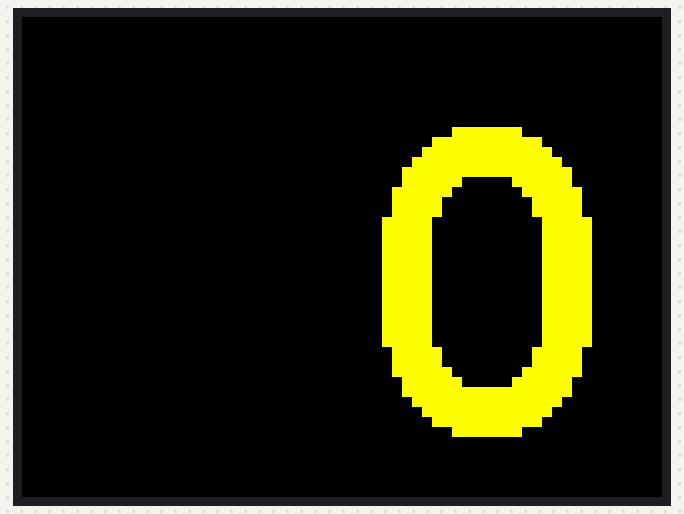
Bench run of a sketch on a simulated Arduino Uno, built with avr-gcc and run on an emulated ATmega328P. Parts: 320×240 colour display. What the sketch prints to the serial monitor is not drawn.

Above: at 0.4 s.

The sketch:

tft_wind.ino
```cpp
#include <Adafruit_GFX.h>    // Core graphics library
#include <Adafruit_TFTLCD.h> // Hardware-specific library
#include <TouchScreen.h>
#include <Fonts/FreeMonoBold24pt7b.h>


//WINDSPEED and NMEA stuff
// stuff for NMEA
const byte buff_len = 90;
char CRCbuffer[buff_len];

// create pre-dfined strings to control flexible output formatting
String sp = " ";
String delim = ",";
String splat = "*";
String reference = "R";
String units = "N";
String valid = "A";
String msg = "";

#define BOUNCE 25
#define WINDPIN 18
#define WINDPIN_GND 19

const float KNOTS_PER_HZ = 2.17244;
const float MILLIS_PER_SEC = 1000;
const float AVERAGE_INTERVALS = 5;
const long NOWIND_TIME = 5;
const int SPEEDS_STORED = 80;
const int LOOP_DELAY = 250;

volatile long now = millis();
volatile float MA_interval = 1000;
volatile float windspeed = 0;
volatile int num_old = 0;
volatile unsigned long speeds[SPEEDS_STORED] = {0};
volatile long index = 0;
volatile float gust = 0;
volatile float max_gust = 0;
volatile int write_index = 0;

// TOUCHSCREEN STUFF from TFT-LCD paint sketch
#define TS_MINX 150
#define TS_MINY 120
#define TS_MAXX 920
#define TS_MAXY 940

#define MINPRESSURE 10
#define MAXPRESSURE 1000

#define YP A3  // must be an analog pin, use "An" notation!
#define XM A2  // must be an analog pin, use "An" notation!
#define YM 9   // can be a digital pin
#define XP 8   // can be a digital pin

// For better pressure precision, we need to know the resistance
// between X+ and X- Use any multimeter to read it
// For the one we're using, its 300 ohms across the X plate
TouchScreen ts = TouchScreen(XP, YP, XM, YM, 300);

// The control pins for the LCD can be assigned to any digital or
// analog pins...but we'll use the analog pins as this allows us to
// double up the pins with the touch screen (see the TFT paint example).
#define LCD_CS A3 // Chip Select goes to Analog 3
#define LCD_CD A2 // Command/Data goes to Analog 2
#define LCD_WR A1 // LCD Write goes to Analog 1
#define LCD_RD A0 // LCD Read goes to Analog 0

#define LCD_RESET A4 // Can alternately just connect to Arduino's reset pin

// Assign human-readable names to some common 16-bit color values:
#define	BLACK   0x0000
#define	BLUE    0x001F
#define	RED     0xF800
#define	GREEN   0x07E0
#define CYAN    0x07FF
#define MAGENTA 0xF81F
#define YELLOW  0xFFE0
#define WHITE   0xFFFF

Adafruit_TFTLCD tft(LCD_CS, LCD_CD, LCD_WR, LCD_RD, LCD_RESET);

void setup(void) {
  // tft stuff
  tft.reset();
  uint16_t identifier = 0x9341;

  tft.begin(identifier);
  tft.fillScreen(BLACK);
  tft.setRotation(1);

  //wind and NMEA
  Serial.begin(4800);
  pinMode(WINDPIN, INPUT_PULLUP);
  pinMode(WINDPIN_GND, OUTPUT);
  digitalWrite(WINDPIN_GND, LOW);
  attachInterrupt(digitalPinToInterrupt(WINDPIN), pulse, FALLING);
  now = millis();

  text(88);
  tft.fillScreen(BLACK);
}


void loop() {
  if((millis() - now) > (NOWIND_TIME * MILLIS_PER_SEC)){
    windspeed = 0;
  }

// store speeds and find gust speed and max gust
  speeds[index] = windspeed;
  index = (index + 1) % SPEEDS_STORED;
  gust = 0;
  for(int ii = 0; ii < SPEEDS_STORED; ii++){
    if(speeds[ii] > gust){
      gust = speeds[ii];
    }
  }
  if(gust > max_gust){
    max_gust = gust;
  }

  if(write_index++ == 0){
      // build msg
      // $--MWV,x.x,a,x.x,a*hh<CR><LF>
      char strAngle[8];
      char strSpeed[8];
      float angle = 0;
      String cmd = "$WIMWV";    // a command name
      dtostrf(angle, 4, 1, strAngle);   // format float value to string XX.X
      dtostrf(windspeed, 4, 1, strSpeed);
      msg = cmd + delim + strAngle + delim + reference + delim + strSpeed + delim + units + delim + valid + splat;
      outputMsg(msg); // print the entire message string, and append the CRC
  }
  write_index %= 4;


  // Write windspeed
  text(windspeed);


/*
  // Read screen
  TSPoint p = ts.getPoint();
   if (p.z > MINPRESSURE) {
    Serial.print("X = "); Serial.print(p.x);
    Serial.print("\tY = "); Serial.print(p.y);
    Serial.print("\tPressure = "); Serial.println(p.z);
    }

  // if sharing pins, you'll need to fix the directions of the touchscreen pins
  pinMode(XM, OUTPUT);
  pinMode(YP, OUTPUT);
*/


  delay(LOOP_DELAY);
}


// -----------------------------------------------------------------------
void pulse() {
  if (millis() - now > BOUNCE) {
    MA_interval = (MA_interval * (AVERAGE_INTERVALS - 1) + millis() - now) / AVERAGE_INTERVALS;
    windspeed = MILLIS_PER_SEC / MA_interval * KNOTS_PER_HZ;
    now = millis();
  }
}

// -----------------------------------------------------------------------
void outputMsg(String msg) {
  msg.toCharArray(CRCbuffer, sizeof(CRCbuffer)); // put complete string into CRCbuffer
  int crc = convertToCRC(CRCbuffer);

  Serial.print(msg);
  if (crc < 16) Serial.print("0"); // add leading 0
  Serial.println(crc, HEX);
}

// -----------------------------------------------------------------------
byte convertToCRC(char *buff) {
  // NMEA CRC: XOR each byte with previous for all chars between '$' and '*'
  char c;
  byte i;
  byte start_with = 0;
  byte end_with = 0;
  byte CRC = 0;

  for (i = 0; i < buff_len; i++) {
    c = buff[i];
    if (c == '$') {
      start_with = i;
    }
    if (c == '*') {
      end_with = i;
    }
  }

  for (i = start_with + 1; i < end_with; i++) { // XOR every character between '$' and '*'
      CRC = CRC ^ buff[i] ;  // compute CRC
    }

  return CRC;
  //based on code by Elimeléc López - July-19th-2013
}


void text(int num) {
  if (num != num_old) {
    tft.setCursor(20, 200);
    if (num_old < 10) {
      tft.setCursor(160, 200);
    }
    tft.setTextSize(5);
    tft.setFont(&FreeMonoBold24pt7b);
    tft.setTextColor(BLACK);
    tft.println(num_old);
  }
  tft.setCursor(20, 200);
  if (num < 10) {
    tft.setCursor(160, 200);
    }
  tft.setTextSize(5);
  tft.setFont(&FreeMonoBold24pt7b);
  tft.setTextColor(YELLOW);
  tft.println(num);
  num_old = num;
}
```
